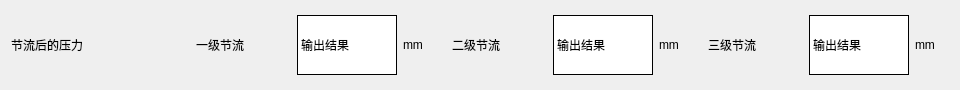
                         <widget class="QFrame" name="frame_12">
                          <property name="sizePolicy">
                           <sizepolicy hsizetype="Expanding" vsizetype="Preferred">
                            <horstretch>0</horstretch>
                            <verstretch>0</verstretch>
                           </sizepolicy>
                          </property>
                          <property name="minimumSize">
                           <size>
                            <width>900</width>
                            <height>90</height>
                           </size>
                          </property>
                          <property name="maximumSize">
                           <size>
                            <width>16777215</width>
                            <height>75</height>
                           </size>
                          </property>
                          <property name="styleSheet">
                           <string notr="true">border:0px</string>
                          </property>
                          <property name="frameShape">
                           <enum>QFrame::StyledPanel</enum>
                          </property>
                          <property name="frameShadow">
                           <enum>QFrame::Raised</enum>
                          </property>
                          <layout class="QHBoxLayout" name="horizontalLayout_3">
                           <property name="bottomMargin">
                            <number>11</number>
                           </property>
                           <item>
                            <widget class="QLabel" name="label_27">
                             <property name="minimumSize">
                              <size>
                               <width>170</width>
                               <height>0</height>
                              </size>
                             </property>
                             <property name="maximumSize">
                              <size>
                               <width>170</width>
                               <height>16777215</height>
                              </size>
                             </property>
                             <property name="styleSheet">
                              <string notr="true">font: 20pt &quot;黑体&quot;; </string>
                             </property>
                             <property name="text">
                              <string>节流后的压力</string>
                             </property>
                             <property name="wordWrap">
                              <bool>true</bool>
                             </property>
                            </widget>
                           </item>
                           <item>
                            <widget class="QFrame" name="frame_27">
                             <property name="sizePolicy">
                              <sizepolicy hsizetype="Expanding" vsizetype="Expanding">
                               <horstretch>0</horstretch>
                               <verstretch>0</verstretch>
                              </sizepolicy>
                             </property>
                             <property name="minimumSize">
                              <size>
                               <width>250</width>
                               <height>0</height>
                              </size>
                             </property>
                             <property name="styleSheet">
                              <string notr="true"/>
                             </property>
                             <property name="frameShape">
                              <enum>QFrame::StyledPanel</enum>
                             </property>
                             <property name="frameShadow">
                              <enum>QFrame::Raised</enum>
                             </property>
                             <layout class="QHBoxLayout" name="horizontalLayout_25">
                              <property name="spacing">
                               <number>6</number>
                              </property>
                              <property name="topMargin">
                               <number>4</number>
                              </property>
                              <property name="rightMargin">
                               <number>9</number>
                              </property>
                              <property name="bottomMargin">
                               <number>4</number>
                              </property>
                              <item>
                               <widget class="QLabel" name="label_52">
                                <property name="sizePolicy">
                                 <sizepolicy hsizetype="Preferred" vsizetype="Preferred">
                                  <horstretch>0</horstretch>
                                  <verstretch>0</verstretch>
                                 </sizepolicy>
                                </property>
                                <property name="maximumSize">
                                 <size>
                                  <width>16777215</width>
                                  <height>16777215</height>
                                 </size>
                                </property>
                                <property name="styleSheet">
                                 <string notr="true">font: 14pt &quot;黑体&quot;;</string>
                                </property>
                                <property name="text">
                                 <string>一级节流</string>
                                </property>
                               </widget>
                              </item>
                              <item>
                               <widget class="QLabel" name="P1jl">
                                <property name="minimumSize">
                                 <size>
                                  <width>100</width>
                                  <height>0</height>
                                 </size>
                                </property>
                                <property name="styleSheet">
                                 <string notr="true">font: 75 12pt &quot;宋体&quot;;
border-bottom: 1px solid rgb(0,0,0);

border:1px inset;
background-color: rgb(255, 255, 255);</string>
                                </property>
                                <property name="text">
                                 <string>输出结果</string>
                                </property>
                               </widget>
                              </item>
                              <item>
                               <widget class="QLabel" name="label_28">
                                <property name="maximumSize">
                                 <size>
                                  <width>25</width>
                                  <height>16777215</height>
                                 </size>
                                </property>
                                <property name="styleSheet">
                                 <string notr="true">
font: 12pt &quot;Times New Roman&quot;;</string>
                                </property>
                                <property name="text">
                                 <string>mm</string>
                                </property>
                               </widget>
                              </item>
                             </layout>
                            </widget>
                           </item>
                           <item>
                            <widget class="QFrame" name="frame_28">
                             <property name="sizePolicy">
                              <sizepolicy hsizetype="Expanding" vsizetype="Expanding">
                               <horstretch>0</horstretch>
                               <verstretch>0</verstretch>
                              </sizepolicy>
                             </property>
                             <property name="minimumSize">
                              <size>
                               <width>250</width>
                               <height>0</height>
                              </size>
                             </property>
                             <property name="styleSheet">
                              <string notr="true"/>
                             </property>
                             <property name="frameShape">
                              <enum>QFrame::StyledPanel</enum>
                             </property>
                             <property name="frameShadow">
                              <enum>QFrame::Raised</enum>
                             </property>
                             <layout class="QHBoxLayout" name="horizontalLayout_26">
                              <property name="spacing">
                               <number>6</number>
                              </property>
                              <property name="topMargin">
                               <number>4</number>
                              </property>
                              <property name="rightMargin">
                               <number>9</number>
                              </property>
                              <property name="bottomMargin">
                               <number>4</number>
                              </property>
                              <item>
                               <widget class="QLabel" name="label_53">
                                <property name="sizePolicy">
                                 <sizepolicy hsizetype="Preferred" vsizetype="Preferred">
                                  <horstretch>0</horstretch>
                                  <verstretch>0</verstretch>
                                 </sizepolicy>
                                </property>
                                <property name="maximumSize">
                                 <size>
                                  <width>16777215</width>
                                  <height>16777215</height>
                                 </size>
                                </property>
                                <property name="styleSheet">
                                 <string notr="true">font: 14pt &quot;黑体&quot;;</string>
                                </property>
                                <property name="text">
                                 <string>二级节流</string>
                                </property>
                               </widget>
                              </item>
                              <item>
                               <widget class="QLabel" name="P2jl">
                                <property name="minimumSize">
                                 <size>
                                  <width>100</width>
                                  <height>0</height>
                                 </size>
                                </property>
                                <property name="styleSheet">
                                 <string notr="true">font: 75 12pt &quot;宋体&quot;;
border-bottom: 1px solid rgb(0,0,0);

border:1px inset;
background-color: rgb(255, 255, 255);</string>
                                </property>
                                <property name="text">
                                 <string>输出结果</string>
                                </property>
                               </widget>
                              </item>
                              <item>
                               <widget class="QLabel" name="label_48">
                                <property name="maximumSize">
                                 <size>
                                  <width>25</width>
                                  <height>16777215</height>
                                 </size>
                                </property>
                                <property name="styleSheet">
                                 <string notr="true">
font: 12pt &quot;Times New Roman&quot;;</string>
                                </property>
                                <property name="text">
                                 <string>mm</string>
                                </property>
                               </widget>
                              </item>
                             </layout>
                            </widget>
                           </item>
                           <item>
                            <widget class="QFrame" name="frame_29">
                             <property name="sizePolicy">
                              <sizepolicy hsizetype="Expanding" vsizetype="Expanding">
                               <horstretch>0</horstretch>
                               <verstretch>0</verstretch>
                              </sizepolicy>
                             </property>
                             <property name="minimumSize">
                              <size>
                               <width>250</width>
                               <height>0</height>
                              </size>
                             </property>
                             <property name="styleSheet">
                              <string notr="true"/>
                             </property>
                             <property name="frameShape">
                              <enum>QFrame::StyledPanel</enum>
                             </property>
                             <property name="frameShadow">
                              <enum>QFrame::Raised</enum>
                             </property>
                             <layout class="QHBoxLayout" name="horizontalLayout_27">
                              <property name="spacing">
                               <number>6</number>
                              </property>
                              <property name="topMargin">
                               <number>4</number>
                              </property>
                              <property name="rightMargin">
                               <number>9</number>
                              </property>
                              <property name="bottomMargin">
                               <number>4</number>
                              </property>
                              <item>
                               <widget class="QLabel" name="label_54">
                                <property name="sizePolicy">
                                 <sizepolicy hsizetype="Preferred" vsizetype="Preferred">
                                  <horstretch>0</horstretch>
                                  <verstretch>0</verstretch>
                                 </sizepolicy>
                                </property>
                                <property name="maximumSize">
                                 <size>
                                  <width>16777215</width>
                                  <height>16777215</height>
                                 </size>
                                </property>
                                <property name="styleSheet">
                                 <string notr="true">font: 14pt &quot;黑体&quot;;</string>
                                </property>
                                <property name="text">
                                 <string>三级节流</string>
                                </property>
                               </widget>
                              </item>
                              <item>
                               <widget class="QLabel" name="P3jl">
                                <property name="minimumSize">
                                 <size>
                                  <width>100</width>
                                  <height>0</height>
                                 </size>
                                </property>
                                <property name="styleSheet">
                                 <string notr="true">font: 75 12pt &quot;宋体&quot;;
border-bottom: 1px solid rgb(0,0,0);

border:1px inset;
background-color: rgb(255, 255, 255);</string>
                                </property>
                                <property name="text">
                                 <string>输出结果</string>
                                </property>
                               </widget>
                              </item>
                              <item>
                               <widget class="QLabel" name="label_51">
                                <property name="maximumSize">
                                 <size>
                                  <width>25</width>
                                  <height>16777215</height>
                                 </size>
                                </property>
                                <property name="styleSheet">
                                 <string notr="true">
font: 12pt &quot;Times New Roman&quot;;</string>
                                </property>
                                <property name="text">
                                 <string>mm</string>
                                </property>
                               </widget>
                              </item>
                             </layout>
                            </widget>
                           </item>
                          </layout>
                         </widget>
